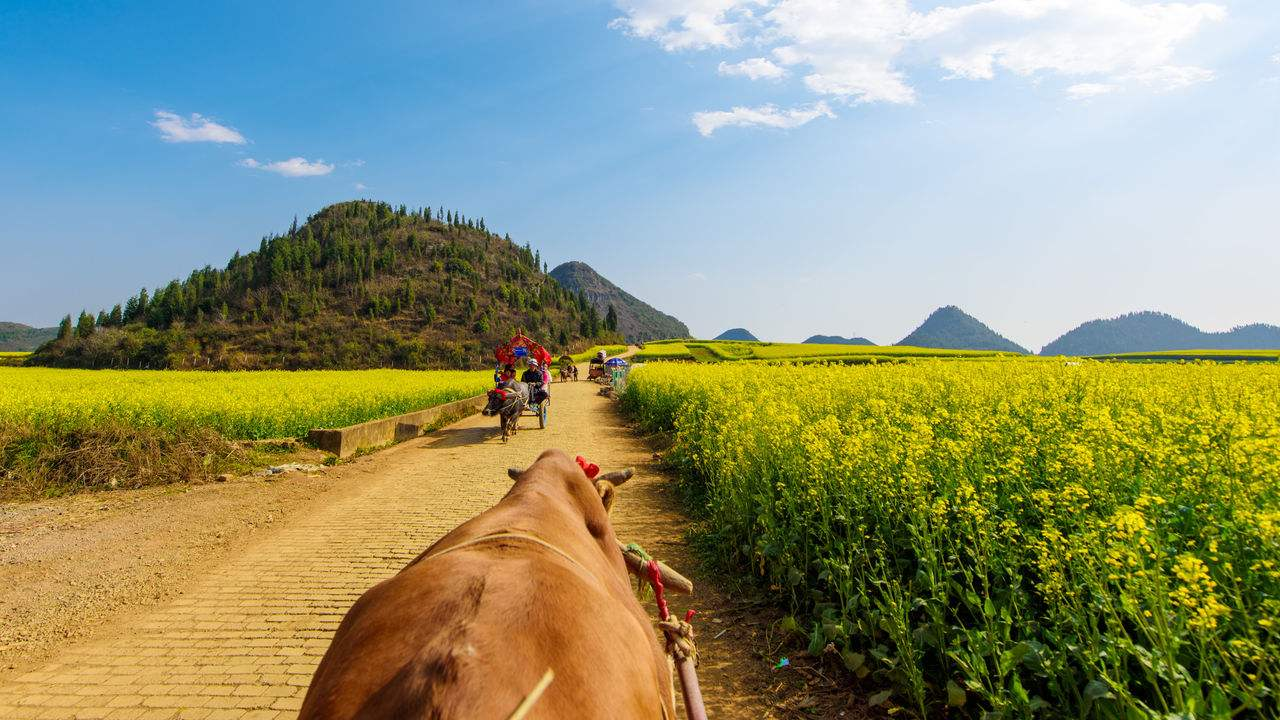
#> input picture solution-2D-poisson-equation/src.jpg, 1280 x 720 px
$ python poisson.py
#> lines starting #> are read from the running program, lines starting #| are printed output that depends on the picture
#coding=utf-8
import cv2
import numpy as np

def mean_kernel():
	mean_kernel=np.zeros((3,3),np.float32)
	mean_kernel[0,0]=0
	mean_kernel[0,1]=1
	mean_kernel[0,2]=0
	mean_kernel[1,0]=1
	mean_kernel[1,1]=0.
	mean_kernel[1,2]=1.
	mean_kernel[2,0]=0
	mean_kernel[2,1]=1
	mean_kernel[2,2]=0
	return mean_kernel/4.0

def laplace_kernel():
	meanL=mean_kernel()
	meanL[1,1]=-1
	return meanL

def OpLaplace(img):
	return cv2.filter2D(img,-1,kernel)

def OpIterate(imgU,epoch=100):
	for i in range(epoch):
		imgU=cv2.filter2D(imgU,-1,meanK)-imgL
	return imgU

if __name__=="__main__":
	src=cv2.imread('src.jpg')
#> src is the input picture: shape (720, 1280, 3); mean B, G, R 116.8, 147.8, 143.3
	src=np.float32(src)
	print(src.shape)
#| (720, 1280, 3)
	meanK=mean_kernel()
	laplaceK=laplace_kernel()
	imgL=cv2.filter2D(src,-1,laplaceK)
	imgGauss=cv2.GaussianBlur(src,(201,201),0)
	imgNoise=np.random.uniform(0,256,src.shape)
	cv2.imwrite('noise.jpg',imgNoise)
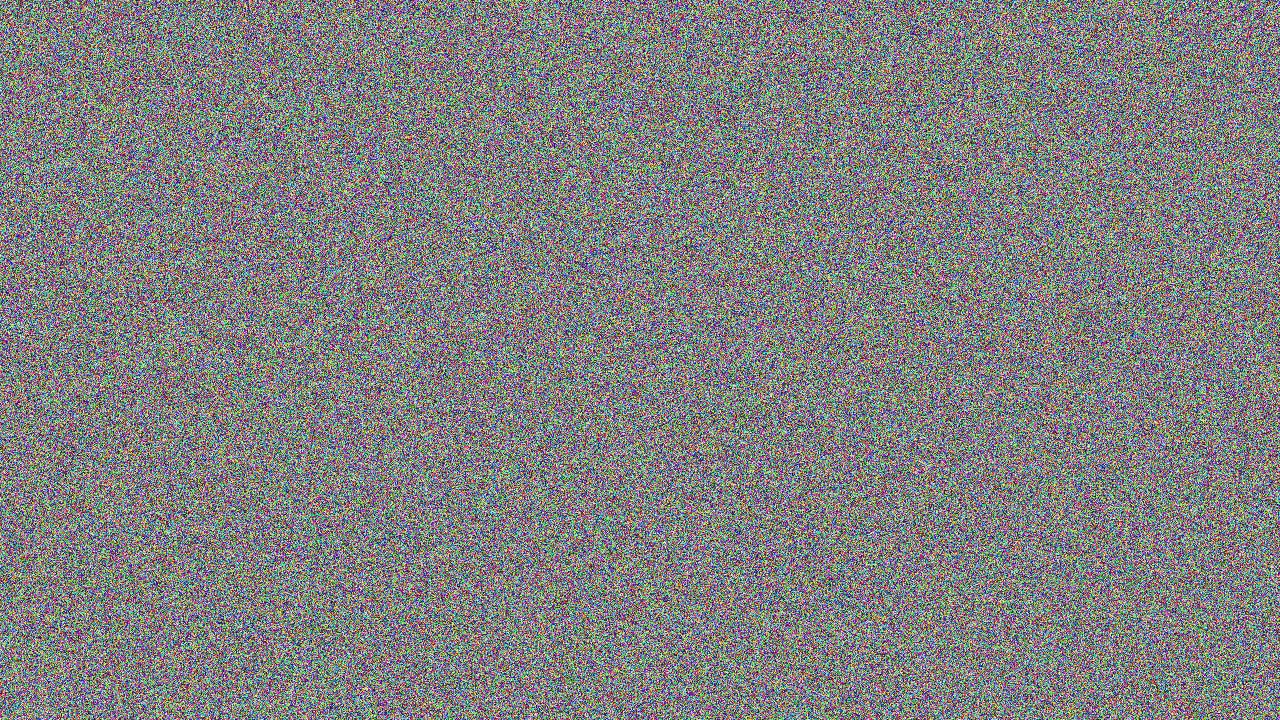
#> saved as noise.jpg: shape (720, 1280, 3); mean B, G, R 128, 128, 128
	cv2.imwrite('laplace.jpg',imgL)
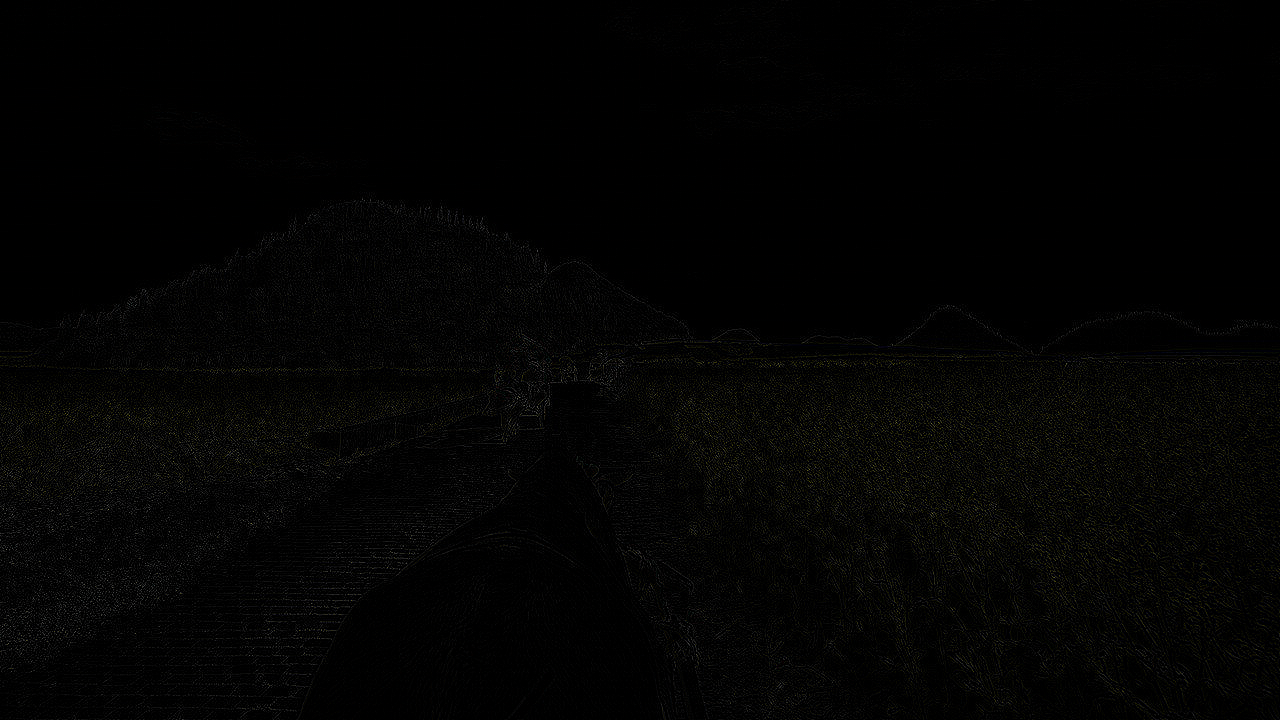
#> saved as laplace.jpg: shape (720, 1280, 3); mean B, G, R 2.9, 3.4, 3.4
	cv2.imwrite('gauss.jpg',imgGauss)


	for i in range(10):
		imgNoise=OpIterate(imgNoise,10)
		print('generate image noise_%d.jpg'%i)
		cv2.imwrite('img/noise_%d.jpg'%i,imgNoise)
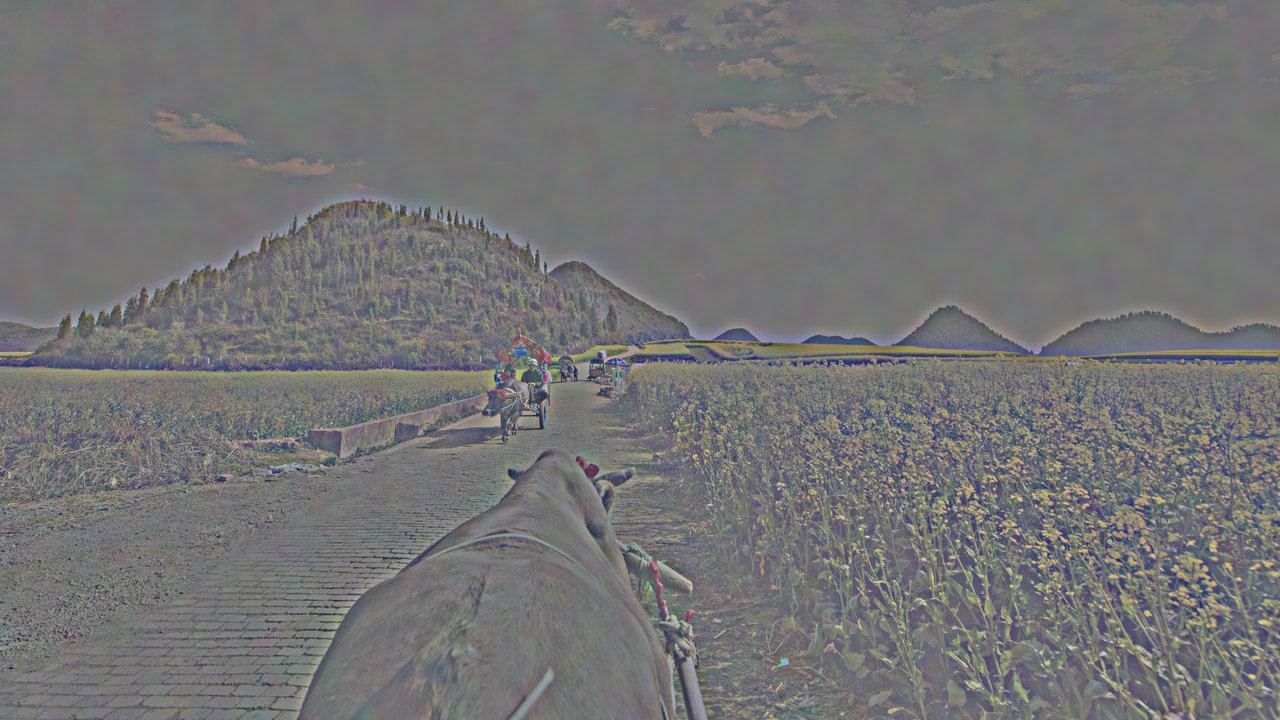
#> imgNoise: shape (720, 1280, 3) float64; mean of channels 0, 1, 2 128, 128, 128; drawn with min black and max white

	for i in range(10):
		imgGauss=OpIterate(imgGauss,10)
		print('generate image gauss_%d.jpg'%i)
		cv2.imwrite('img/gauss_%d.jpg'%i,imgGauss)
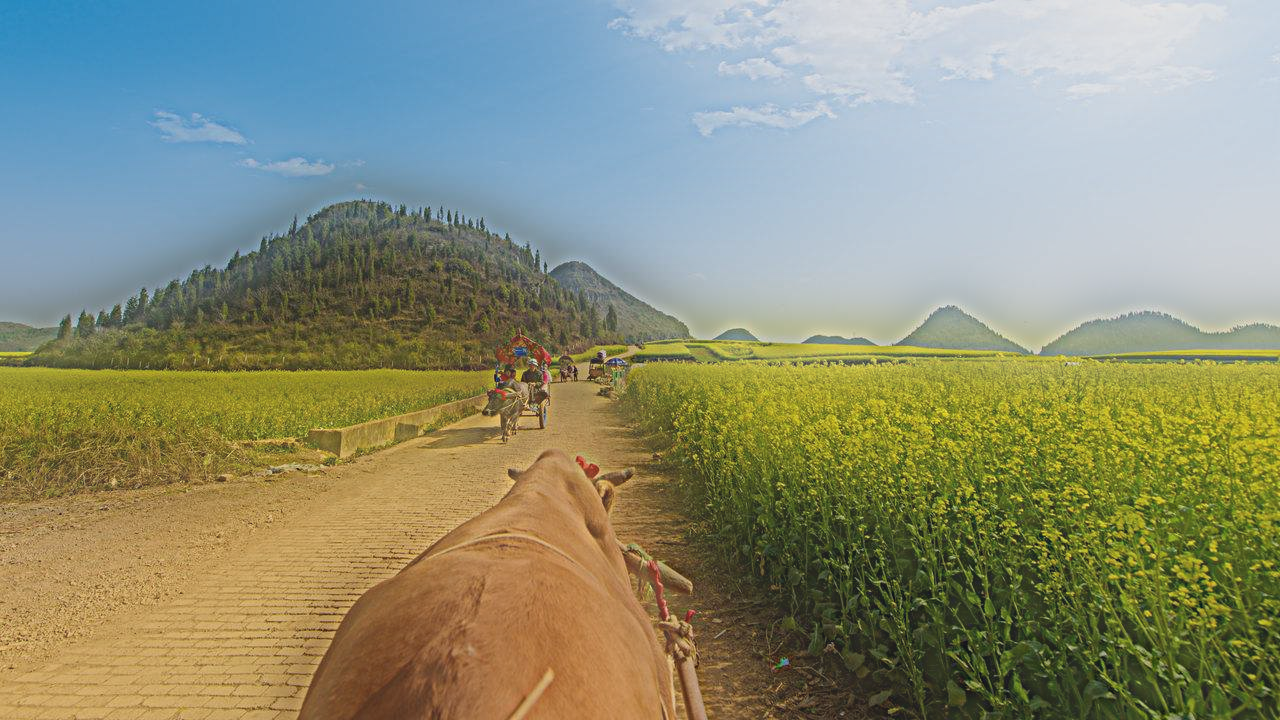
#> imgGauss: shape (720, 1280, 3) float32; mean B, G, R 116.8, 147.8, 143.3; drawn with min black and max white
